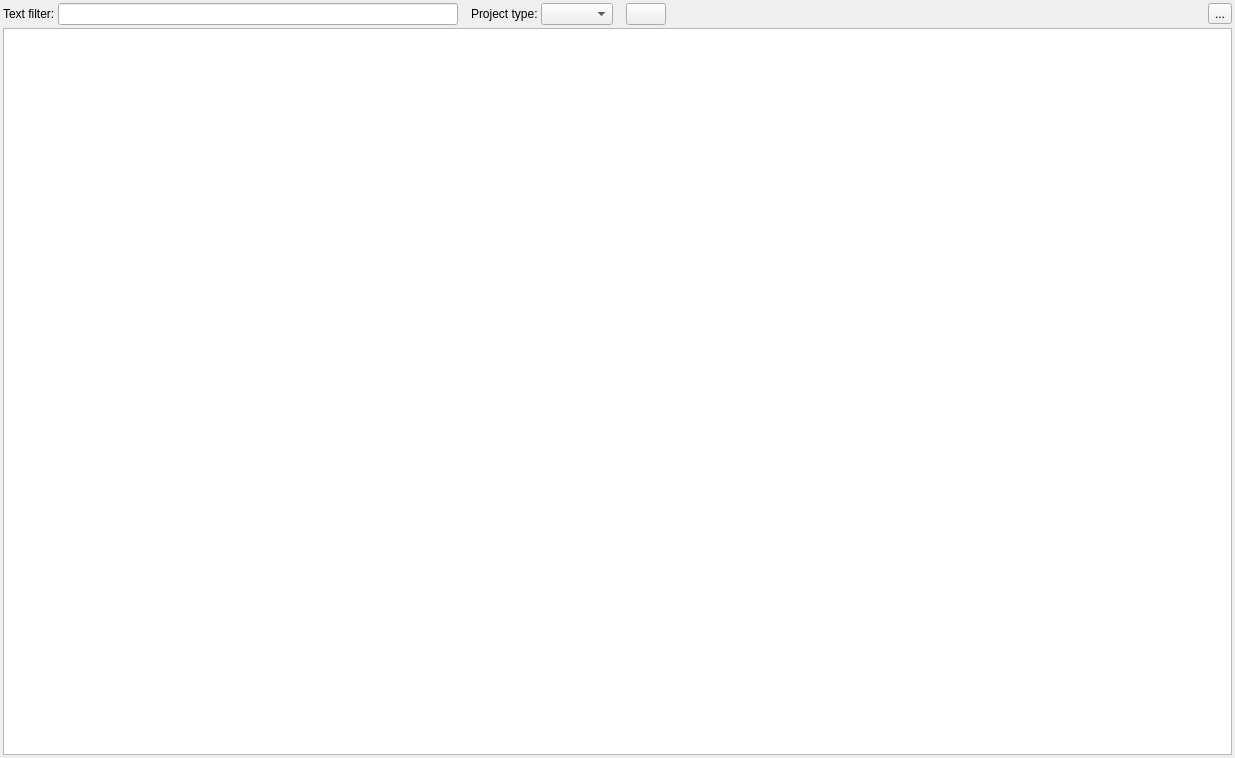
<?xml version="1.0" encoding="UTF-8"?>
<ui version="4.0">
 <class>SequencingRunOverview</class>
 <widget class="QWidget" name="SequencingRunOverview">
  <property name="geometry">
   <rect>
    <x>0</x>
    <y>0</y>
    <width>1235</width>
    <height>758</height>
   </rect>
  </property>
  <property name="windowTitle">
   <string>Form</string>
  </property>
  <layout class="QVBoxLayout" name="verticalLayout">
   <property name="spacing">
    <number>3</number>
   </property>
   <property name="leftMargin">
    <number>3</number>
   </property>
   <property name="topMargin">
    <number>3</number>
   </property>
   <property name="rightMargin">
    <number>3</number>
   </property>
   <property name="bottomMargin">
    <number>3</number>
   </property>
   <item>
    <layout class="QHBoxLayout" name="horizontalLayout">
     <property name="spacing">
      <number>3</number>
     </property>
     <item>
      <widget class="QLabel" name="label">
       <property name="text">
        <string>Text filter:</string>
       </property>
      </widget>
     </item>
     <item>
      <widget class="QLineEdit" name="text_filter">
       <property name="minimumSize">
        <size>
         <width>400</width>
         <height>0</height>
        </size>
       </property>
       <property name="maximumSize">
        <size>
         <width>400</width>
         <height>16777215</height>
        </size>
       </property>
      </widget>
     </item>
     <item>
      <spacer name="horizontalSpacer_3">
       <property name="orientation">
        <enum>Qt::Horizontal</enum>
       </property>
       <property name="sizeType">
        <enum>QSizePolicy::Fixed</enum>
       </property>
       <property name="sizeHint" stdset="0">
        <size>
         <width>10</width>
         <height>1</height>
        </size>
       </property>
      </spacer>
     </item>
     <item>
      <widget class="QLabel" name="label_2">
       <property name="text">
        <string>Project type:</string>
       </property>
      </widget>
     </item>
     <item>
      <widget class="QComboBox" name="project_type"/>
     </item>
     <item>
      <spacer name="horizontalSpacer_2">
       <property name="orientation">
        <enum>Qt::Horizontal</enum>
       </property>
       <property name="sizeType">
        <enum>QSizePolicy::Fixed</enum>
       </property>
       <property name="sizeHint" stdset="0">
        <size>
         <width>10</width>
         <height>1</height>
        </size>
       </property>
      </spacer>
     </item>
     <item>
      <widget class="QPushButton" name="update_btn">
       <property name="text">
        <string/>
       </property>
       <property name="icon">
        <iconset resource="GSvar.qrc">
         <normaloff>:/Icons/Refresh.png</normaloff>:/Icons/Refresh.png</iconset>
       </property>
       <property name="shortcut">
        <string>F5</string>
       </property>
      </widget>
     </item>
     <item>
      <spacer name="horizontalSpacer">
       <property name="orientation">
        <enum>Qt::Horizontal</enum>
       </property>
       <property name="sizeHint" stdset="0">
        <size>
         <width>40</width>
         <height>20</height>
        </size>
       </property>
      </spacer>
     </item>
     <item>
      <widget class="QToolButton" name="add_btn">
       <property name="toolTip">
        <string>Add new sequencing run.</string>
       </property>
       <property name="text">
        <string>...</string>
       </property>
       <property name="icon">
        <iconset resource="GSvar.qrc">
         <normaloff>:/Icons/Add.png</normaloff>:/Icons/Add.png</iconset>
       </property>
      </widget>
     </item>
    </layout>
   </item>
   <item>
    <widget class="DBTableWidget" name="table"/>
   </item>
  </layout>
 </widget>
 <customwidgets>
  <customwidget>
   <class>DBTableWidget</class>
   <extends>QTableWidget</extends>
   <header>DBTableWidget.h</header>
  </customwidget>
 </customwidgets>
 <resources>
  <include location="GSvar.qrc"/>
 </resources>
 <connections/>
</ui>
